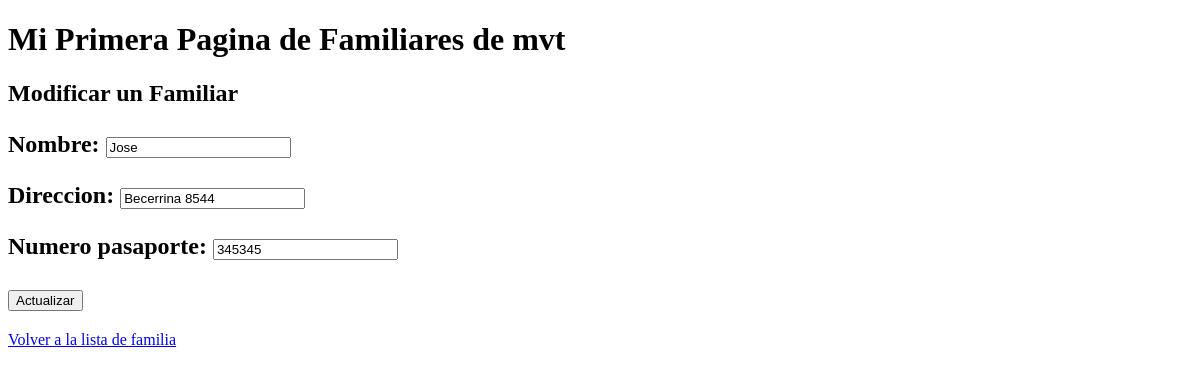
The page /familia/actualizar/3 on the database as committed earlier.
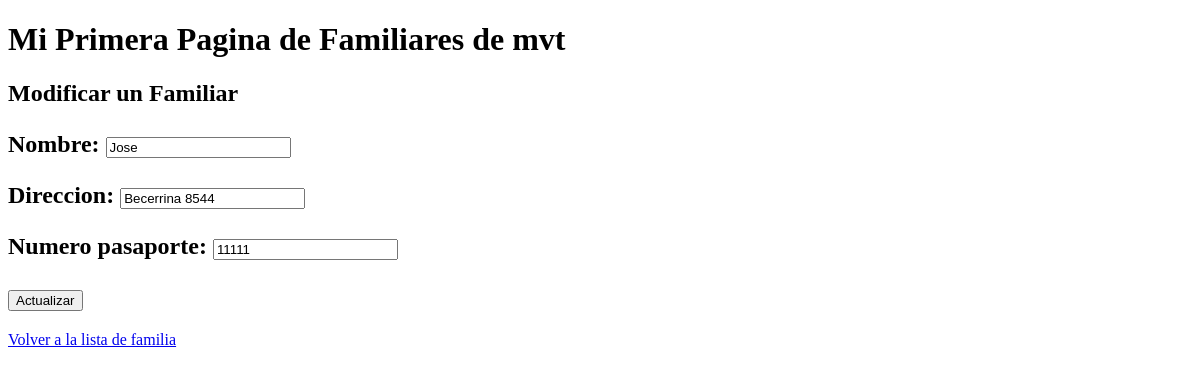
The same page on the database as committed later.
### familia/models.py (models this page shows, shortened)
class familia(models.Model):
    nombre =models.CharField(max_length=100)
    direccion = models.CharField(max_length=200)
    numero_pasaporte = models.IntegerField()

### familia/views.py (the view, shortened to what this page needs)
# urls.py: path('familia/actualizar/<int:pk>', ActualizarFamiliar.as_view()),
class ActualizarFamiliar(View):
  form_class = familiaform
  template_name = 'familia/actualizar_familiar.html'
  initial = {"nombre":"", "direccion":"", "numero_pasaporte":""}
  def get(self, request, pk):
      familiar = get_object_or_404(familia, pk=pk)
      form = self.form_class(instance=familiar)
      return render(request, self.template_name, {'form':form,'familiar': familiar})

### familia/forms.py
class familiaform(forms.ModelForm):
  class Meta:
    model = familia
    fields = ['nombre', 'direccion', 'numero_pasaporte']

### familia/templates/familia/actualizar_familiar.html (shortened to what this page needs)
{% extends 'familia/base.html' %}
{% block titulo%} Modificar un Familiar {% endblock %}
{% block contenido %}
<form action="/familia/actualizar/{{familiar.id}}" method="post">
    {{ form.as_p }}
    <input type="submit" value="Actualizar">
</form>
<a href="/familia "> Volver a la lista de familia</a>
{% endblock %}

Rows that differ between the two databases and show on the page:
changed familia "Jose": numero_pasaporte "345345" → "11111"
